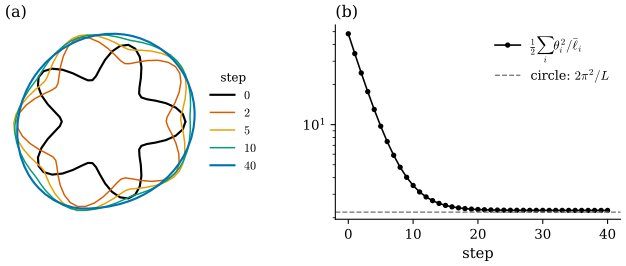

This chart was generated by the following Python code:
"""Figure 37.6.4: isometric elastic flow of the flower polygon (64 vertices) with h = 0.2.

Each step shrinks the turning angles (theta <- theta / (1 + h)), projects them back onto the closing conditions
(37.4.4) with the edge lengths fixed, and rebuilds the polygon by (37.4.3). (a) the polygons after 0, 2, 5, 10, 40
steps (centered at their vertex average); (b) the discrete elastic energy 1/2 sum theta_i^2 / lbar_i against the step
number, with the smooth limit 2 pi^2 / L of a circle of the same length.

Run: PYTHONPATH=tools python3 chapters/37-curves-smooth-discrete/figures/fig-37-6-4-isometric-elastic.py
"""
import sys
from pathlib import Path

import numpy as np

sys.path.insert(0, str(Path(__file__).resolve().parents[1] / "lib"))
import dgfig  # noqa: E402
dgfig.setup()
import matplotlib.pyplot as plt  # noqa: E402

import dgdec as dd  # noqa: E402
import ddg37  # noqa: E402

C = dgfig.COLORS
X0, _ = ddg37.sample("flower", 64)
ell = dd.curve_edge_lengths(X0, True)
lbar = dd.curve_dual_lengths(X0, True)
th = dd.turning_angles(X0, True)
L = ell.sum()
E = [ddg37.elastic_energy(th, lbar)]
snaps = {0: X0}
for k in range(1, 41):
    th = ddg37.isometric_elastic_step(th, ell, 0.2)
    E.append(ddg37.elastic_energy(th, lbar))
    if k in (2, 5, 10, 40):
        X = ddg37.rebuild_closed(ell, th)
        assert np.abs(dd.curve_edge_lengths(X, True) - ell).max() < 1e-12          # isometric
        assert np.abs(dd.turning_angles(X, True) - th).max() < 1e-12               # closes with these angles
        snaps[k] = X
E = np.array(E)
assert np.all(np.diff(E) < 0) and E[0] > 48 and E[-1] < 2.3

fig, (ax, bx) = plt.subplots(1, 2, figsize=(7.0, 3.0), gridspec_kw={"width_ratios": [1, 1.15]})
cols = {0: C["main"], 2: C["normal"], 5: C["accent"], 10: C["third"], 40: C["tangent"]}
for k, X in snaps.items():
    Xc = X - X.mean(0)
    Xc = np.vstack([Xc, Xc[:1]])
    ax.plot(Xc[:, 0], Xc[:, 1], color=cols[k], lw=1.6 if k in (0, 40) else 1.1, label=r"$%d$" % k)
ax.set_aspect("equal")
ax.set_axis_off()
ax.legend(title="step", fontsize=9, title_fontsize=9, frameon=False, loc="center left", bbox_to_anchor=(0.98, 0.5))
ax.set_title("(a)", fontsize=12, loc="left")
bx.semilogy(np.arange(41), E, "o-", color=C["main"], ms=3, lw=1.2, label=r"$\frac{1}{2}\sum_i\theta_i^2/\bar\ell_i$")
bx.axhline(2 * np.pi ** 2 / L, color=C["aux"], ls="--", lw=1.0, label=r"circle: $2\pi^2/L$")
bx.set_xlabel("step")
bx.legend(fontsize=9.5, frameon=False)
bx.set_title("(b)", fontsize=12, loc="left")
for sp2 in ("top", "right"):
    bx.spines[sp2].set_visible(False)
fig.tight_layout()
dgfig.save(fig, __file__)
print(f"E: {E[0]:.3f} -> {E[-1]:.4f}; circle {2 * np.pi ** 2 / L:.4f}; L = {L:.4f}")
